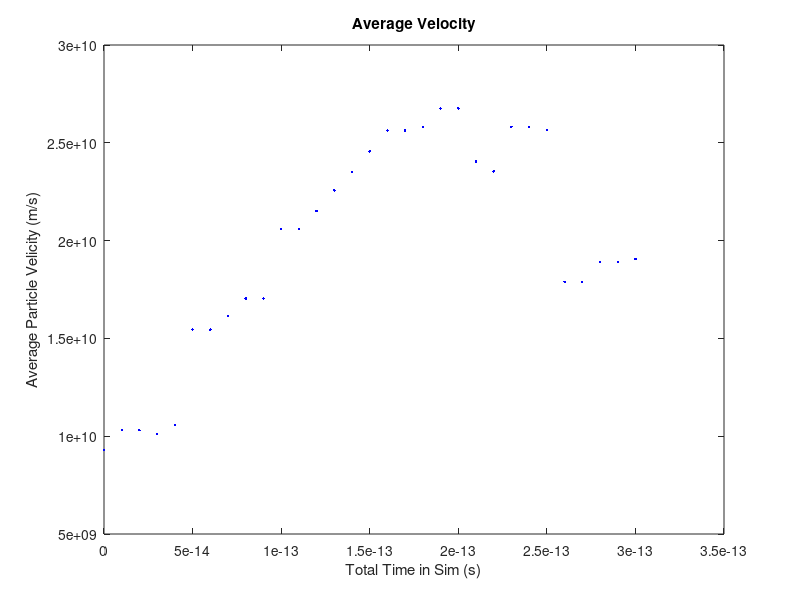
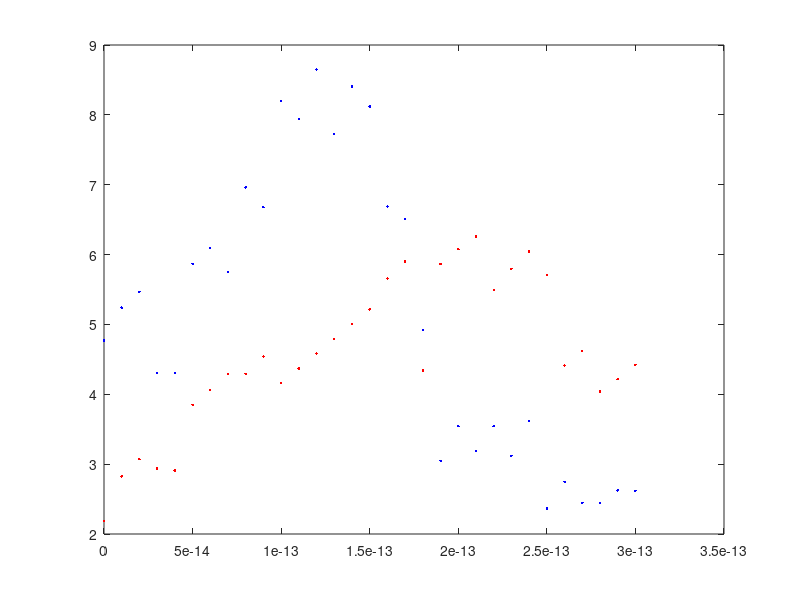
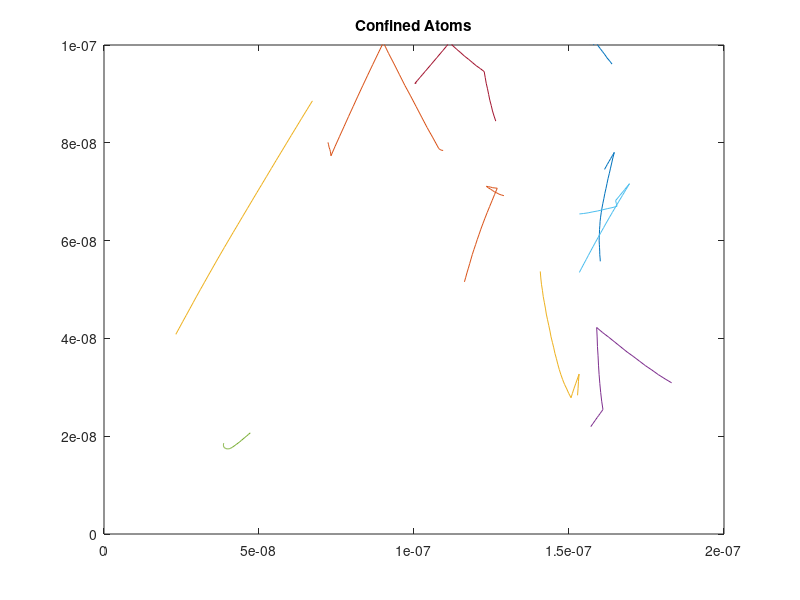
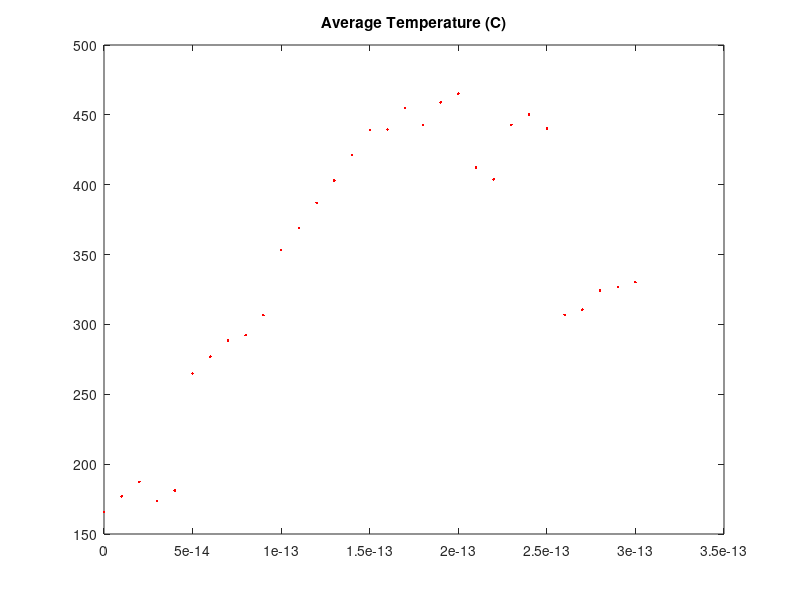

Recreate these plots in MATLAB, in order.
clc
clear

q = 1.602E-19;
mo = 9.11e-31;
mn = 0.26*mo;
kb = 1.381e-23;
T = 300;
Pscat = 1-exp(-1e-14/0.2e-12);
Vx = 0.5;
Vy = 0.2;
Efieldx = Vx/2E-7; %E=v/m
Forcex = Efieldx*q;
Efieldy = Vy/1E-7; %E=v/m
Forcey = Efieldy*q;
Vavg = 0;


%Acceleration Due to Efield
accelx = Forcex/mo;
accely = Forcey/mo;

%Initialise the particles
initialX = 200e-9*rand(10,1);
initialY = 100e-9*rand(10,1);
axis ([0 200e-9 0 100e-9])

%Initialise angles
angleRad = 2*pi*rand(10,1);

%Set velocity
vth = sqrt((kb*T)/mn);

%Maxwell Boltzman Inital Velocity
MD1 = randn(10,1).*(vth/sqrt(2));
MD2 = randn(10,1).*(vth/sqrt(2));
MaxwellBoltzman = sqrt((MD1).^2+(MD2).^2);
initialRV = MaxwellBoltzman;

% figure(1)
% velocity = histogram(initialRV,20);

scat = 0;


velocityX = initialRV.*cos(angleRad);
velocityY = initialRV.*sin(angleRad);

newX = initialX + velocityX*1e-14;
newY = initialY + velocityY*1e-14;


for time = 0:1e-14:3e-13
   
    
    %Check for Scatter
    Escat = rand(10,1) < Pscat;
     if newX(Escat) > 0
        %Rethermalize
        MD1 = randn(10,1).*(vth/sqrt(2));
        MD2 = randn(10,1).*(vth/sqrt(2));
        MaxwellBoltzman = sqrt((MD1).^2+(MD2).^2);
        initialRV = MaxwellBoltzman;

        %Find New Velocities
%         voldX = velocityx;
%         vnewX = (accel)*1E-14 + voldX;
        angleRad = 2*pi*rand(10,1);
        velocityX(Escat) = initialRV(Escat).*cos(angleRad(Escat)) + (accelx*1E-14);
        velocityY(Escat) = initialRV(Escat).*sin(angleRad(Escat)) + (accely*1E-14);
        
         %Find new positions
         newX = initialX + velocityX*1e-14;
         newY = initialY + velocityY*1e-14;
        
%         figure(1)
%         velocity = histogram(initialRV,25);

        %Mean Free Path/Time Between Collisions
        Vavgold = Vavg;
        scat = scat+ sum(Escat);
        tauMN = (time*10)/scat;
        Vavg = mean((velocityX.^2) + (velocityY.^2));
       
        MFP = tauMN*Vavg;
        

%  
%         figure(2)
%         subplot(2,1,1)
%         title('Mean Free Time')
%         xlabel('Total Time in Sim (s)')
%         ylabel('Mean Free Time (s)')
%         plot(time, tauMN, 'b.')
%         hold on
%         
%         figure(2)
%         subplot(2,1,2)
%         xlabel('Total Time in Sim (s)')
%         ylabel('Mean Free Path (m)')
%         title('Mean Free Path')
%         plot(time, MFP, 'g.')
%         hold on
        
     else
        Vavgold = Vavg;
        Vavg = mean((velocityX.^2) + (velocityY.^2));
      
        velocityX = velocityX + accelx*1e-14;
        velocityY = velocityY + accely*1e-14;
         %Find new positions
         newX = initialX + velocityX*1e-14 + (accelx*(1E-14^2));
         newY = initialY + velocityY*1e-14 + (accely*(1E-14^2));
        
         
     end
     
%      Vavgold = Vavg;
     
    %Track Average Velocity
    figure(1)
    title('Average Velocity')
    xlabel('Total Time in Sim (s)')
    ylabel('Average Particle Velicity (m/s)')
    plot(time, Vavg, 'b.')
%     plot([time-1e-14 time], [Vavgold Vavg], 'b')
    hold on
     
    
    %Find Drift Current Density
    PDCX = velocityX >= 0;
    driftElecX = sum(velocityX(PDCX))*q;
    Jx = driftElecX/(1e-7*2e-7); 
%     figure(1)
%     title('Current Density in X')
%     plot(time, Jx)
    
    PDCY = velocityY >= 0;
    driftElecY = sum(velocityY(PDCY))*q;
    Jy = driftElecY/(2e-7*1e-7); 
%     figure(2)
%     title('Current Density in Y')
%     plot(time, Jy)
    
    
    figure(2)
    plot(time, Jx, 'r.', time, Jy, 'b.') 
    hold on
    
    %Find temperature
    Vavg = mean((velocityX.^2) + (velocityY.^2));
    T = (mn*Vavg)/(kb);

    
    %Check X boundary conditions
    [NH,IH] = max(newX);
    [NL,IL] = min(newX);
    
    upperX = newX >= 200e-9;
    newX(upperX)= newX(upperX)-200e-9;
    initialX(upperX) = newX(upperX);
    
    lowX = newX <= 0;
    newX(lowX) = newX(lowX)+200e-9;
    initialX(lowX) = newX(lowX);
        
    
    
    %Check Y boundary conditions
    [NumH,IndexH] = max(newY);
    [NumL,IndexL] = min(newY);
    
    upperY = newY >= 100e-9;
    velocityY(upperY)= -velocityY(upperY);
    
    lowY = newY <= 0;
    velocityY(lowY) = -velocityY(lowY);
    
    
   
    
    xp = [initialX newX];
    yp = [initialY newY];
    c =  lines(10);

    figure(3)
    title('Confined Atoms');
    P = plot(xp.', yp.');
    set(P, {'color'}, num2cell(c,2));    
    hold on

    axis ([0 200e-9 0 100e-9])
    
    
    figure(4)
    title('Average Temperature (C)');
    plot(time, T, 'r.')
    hold on  
    
    
    
    
    
    
%     %Density Plots
% 
%     %Find Temperature per Atom
%     Vatoms = velocityX.^2 + velocityY.^2;
%     tempAtoms = (mn.*Vatoms)./kb;
%     
%     %Make Plot
%     x = linspace(0,2e-7,10);
%     y = linspace(0,1e-7,10);
%     [Xt,Yt] = meshgrid(newX,newY);
%     Z = tempAtoms;
%     surf(Xt,Yt,Z)
%        
%         
%         
% %     pos = meshgrid(newX, newY);
% %     map = meshgrid(pos, substrate);        
% %     
% %     x = linspace(0, 2e-7,100);
% %     y = linspace(0, 1e-7,100);
% %     [X,Y] = meshgrid(x,y);
% %     
% %     for i = 0:x
% %         for j = 0:y
% %             if particle
%     
%     figure(5)
%     title('Electron Temperature')
%     surf(tempPlot)

 




    initialX = newX;
    initialY = newY;
    
    
    pause(0.001)
    time

end

del = 0.05e-7;
nx = 40;
ny = 20;
ED = zeros(ny,nx);
Temp = zeros(ny,nx);

for i = 1:nx
    for j = 1:ny
        LowerBoxLeftX1 = newX < (i*del);
        LowerBoxLeftX2 = newX > (i*del - del); 
        LowerBoxLeftX = LowerBoxLeftX1>0 & LowerBoxLeftX2>0;      
        
        
        LowerBoxLeftY1 = newY < (j*del);
        LowerBoxLeftY2 = newY > (j*del - del);
        LowerBoxLeftY = LowerBoxLeftY1>0 & LowerBoxLeftY2>0;
        
        particles = LowerBoxLeftX>0 & LowerBoxLeftY>0;
        
        Xvelocity = velocityX(particles);
        Yvelocity = velocityY(particles);

        
        TotalElectrons = LowerBoxLeftX>0 & LowerBoxLeftY>0;
        Vavg = mean((Xvelocity.^2) + (Yvelocity.^2));
        
        
        Temp(j,i) = (mn*Vavg)/(kb);
        ED(j,i) = sum(TotalElectrons);
       
    end
end

x = linspace(0,2e-7,40);
y = linspace(0,1e-7,20);
[X,Y] = meshgrid(x,y);
[Xp,Yp] = meshgrid(newX,newY);

figure(5)
title('Electron Density')
xlabel('X Distance In Plane (1square = 0.05e-7m')
ylabel('Y Distance In Plane (1square = 0.05e-7m')
surf(X,Y,ED)


notTemp = isnan(Temp);
Temp(notTemp) = 0;

figure(7)
title('Temperature Map')
xlabel('X Distance In Plane (1square = 0.05e-7m')
ylabel('Y Distance In Plane (1square = 0.05e-7m')
surf(X,Y,Temp)







hold off

